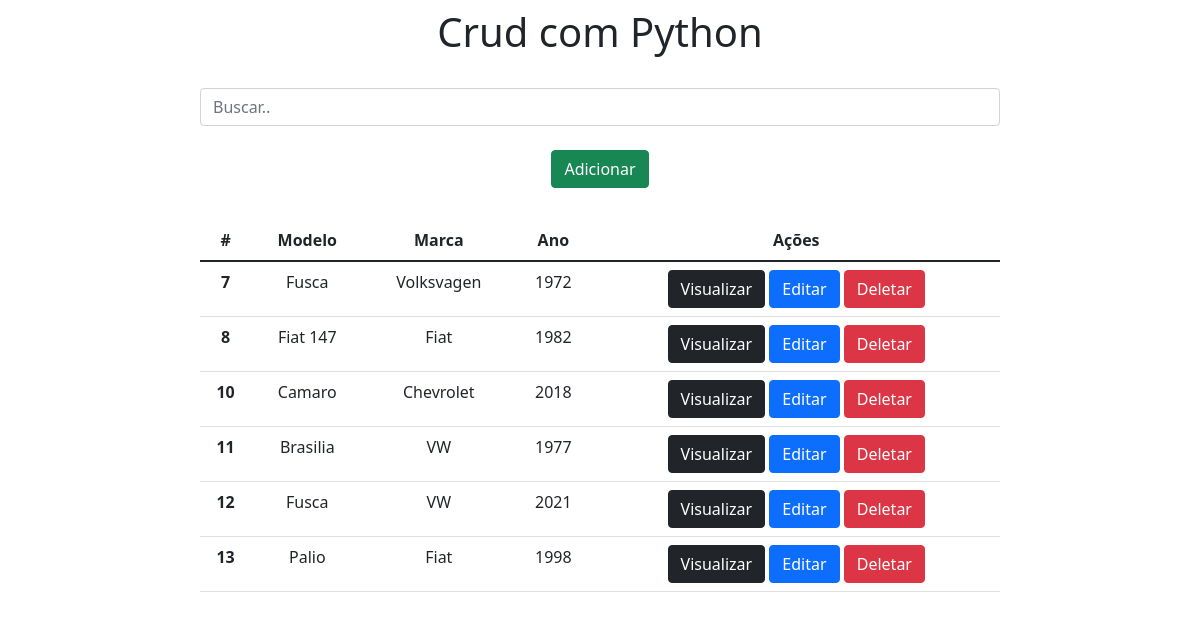
The page / on the database its author committed.
### app/models.py (models this page shows)
class Carros(models.Model):
    modelo = models.CharField(max_length=150)
    marca = models.CharField(max_length=100)
    ano = models.IntegerField()

### app/views.py (the view)
# urls.py: 2. Add a URL to urlpatterns:  path('', views.home, name='home')
def home(request):
    data = {}
    search = request.GET.get('search')
    if search:
        data['db'] = Carros.objects.filter(modelo__icontains=search)
    else:
        data['db'] = Carros.objects.all()
    return render(request, 'index.html', data)

### app/templates/index.html (shortened to what this page needs)
<!DOCTYPE html>
<html lang="pt-br">
<head>
    <link href="https://cdn.jsdelivr.net/npm/bootstrap@5.1.3/dist/css/bootstrap.min.css" rel="stylesheet">
</head>
<body>
    <div class="col-8 m-auto pt-2 pb-2 text-center">
        <h1>Crud com Python</h1>
    </div>
    <div class="col-8 m-auto pt-3 pb-2 text-center">
        <form method="get">
            <input type="text" id="search" name="search" class="form-control" placeholder="Buscar..">
        </form>
    </div>
<div class="col-8 m-auto pt-3 pb-2 text-center">
        <a href="/form" class="btn btn-success">Adicionar</a>
    </div>
    <div class="col-8 m-auto pt-4 pb-2 text-center">
        <table class="table">
          <thead class="thead-dark">
            <tr>
              <th scope="col">#</th>
              <th scope="col">Modelo</th>
              <th scope="col">Marca</th>
              <th scope="col">Ano</th>
              <th scope="col">Ações</th>
            </tr>
          </thead>
          <tbody>
          {% for dbs in db %}
            <tr>
              <th>{{dbs.id}}</th>
              <td>{{dbs.modelo}}</td>
              <td>{{dbs.marca}}</td>
              <td>{{dbs.ano}}</td>
              <td>
                  <a href="/view/{{dbs.id}}/" class="btn btn-dark">Visualizar</a>
                  <a href="/edit/{{dbs.id}}/" class="btn btn-primary">Editar</a>
                  <a href="/delete/{{dbs.id}}/" class="btn btn-danger btnDel">Deletar</a>
              </td>
            </tr>
            {% endfor %}
          </tbody>
        </table>
    </div>
        {%load static%}
</body>
</html>

### rows shown on the page
Carros: id "7", modelo "Fusca", marca "Volksvagen", ano "1972"
Carros: id "8", modelo "Fiat 147", marca "Fiat", ano "1982"
Carros: id "10", modelo "Camaro", marca "Chevrolet", ano "2018"
Carros: id "11", modelo "Brasilia", marca "VW", ano "1977"
Carros: id "12", modelo "Fusca", marca "VW", ano "2021"
Carros: id "13", modelo "Palio", marca "Fiat", ano "1998"
